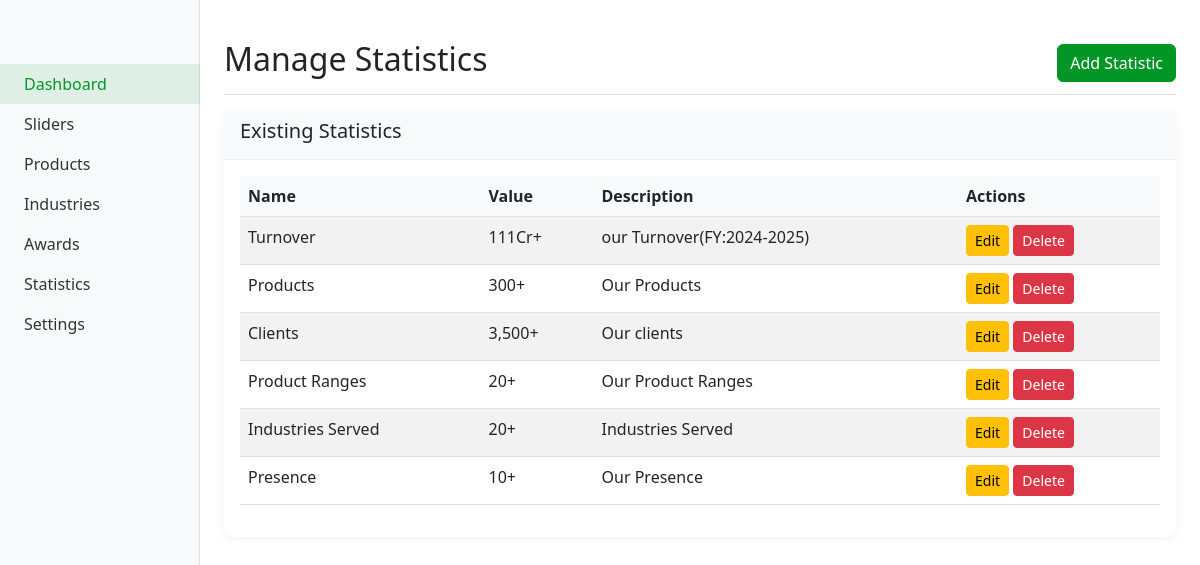
Screenshot of /admin/statistics.php with the database file from the repository.
### tables this page shows
CREATE TABLE `statistics` (
  `id` int NOT NULL,
  `name` varchar(100) NOT NULL,
  `value` varchar(50) NOT NULL,
  `description` varchar(255) DEFAULT NULL,
  `is_active` tinyint(1) DEFAULT '1',
  `created_at` timestamp NULL DEFAULT CURRENT_TIMESTAMP,
  `updated_at` timestamp NULL DEFAULT CURRENT_TIMESTAMP ON UPDATE CURRENT_TIMESTAMP
);

### includes/db.php (called while the page is built, shortened)
<?php
class Database {
    private $conn;
    public function __construct() {
        $this->conn = new mysqli(DB_HOST, DB_USER, DB_PASS, DB_NAME);
    }
    public function query($sql, $params = []) {
        $stmt = $this->conn->prepare($sql);
        $stmt->execute();
        return $stmt;
    }
    public function fetchAll($sql, $params = []) {
        $stmt = $this->query($sql, $params);
        $result = $stmt->get_result();
        return $result->fetch_all(MYSQLI_ASSOC);
    }
}
$db = new Database();
?>

### admin/statistics.php (the view, shortened to what this page needs)
<?php
require_once '../includes/db.php';
$statistics = $db->fetchAll("SELECT * FROM statistics ORDER BY id");
?>
<!DOCTYPE html>
<html lang="en">
<head>
    <link href="https://cdn.jsdelivr.net/npm/bootstrap@5.3.0/dist/css/bootstrap.min.css" rel="stylesheet">
    <link rel="stylesheet" href="../assets/css/admin.css">
</head>
<body>
    <div class="container-fluid">
        <div class="row">
            <?php include '../includes/sidebar.php'; ?>
            <main class="col-md-9 ms-sm-auto col-lg-10 px-md-4 py-4">
                <div class="d-flex justify-content-between flex-wrap flex-md-nowrap align-items-center pt-3 pb-2 mb-3 border-bottom">
                    <h1 class="h2">Manage Statistics</h1>
                    <div class="btn-toolbar mb-2 mb-md-0">
                        <a href="statistics.php?action=add" class="btn btn-success">
                            <i class="bi bi-plus-lg"></i> Add Statistic
                        </a>
                    </div>
                </div>
                <div class="card">
                    <div class="card-header">
                        <h5>Existing Statistics</h5>
                    </div>
                    <div class="card-body">
                        <div class="table-responsive">
                            <table class="table table-striped">
                                <thead>
                                    <tr>
                                        <th>Name</th>
                                        <th>Value</th>
                                        <th>Description</th>
                                        <th>Actions</th>
                                    </tr>
                                </thead>
                                <tbody>
                                    <?php foreach ($statistics as $stat): ?>
                                    <tr>
                                        <td><?php echo htmlspecialchars($stat['name']); ?></td>
                                        <td><?php echo htmlspecialchars($stat['value']); ?></td>
                                        <td><?php echo htmlspecialchars($stat['description']); ?></td>
                                        <td>
                                            <a href="edit-statistic.php?id=<?php echo $stat['id']; ?>" class="btn btn-sm btn-warning">Edit</a>
                                            <a href="delete-statistic.php?id=<?php echo $stat['id']; ?>" class="btn btn-sm btn-danger" onclick="return confirm('Are you sure?')">Delete</a>
                                        </td>
                                    </tr>
                                    <?php endforeach; ?>
                                </tbody>
                            </table>
                        </div>
                    </div>
                </div>
            </main>
        </div>
    </div>
</body>
</html>

### assets/css/admin.css (style rules this page uses)
.card { margin-bottom: 20px; border: none; border-radius: 10px; box-shadow: 0 2px 10px rgba(0, 0, 0, 0.05); }
.card-header { background-color: #f8f9fa; border-bottom: 1px solid #eee; font-weight: 500; }
.table { width: 100%; margin-bottom: 1rem; color: #212529; }
.table th { font-weight: 600; background-color: #f8f9fa; }
.btn-success { background-color: #019626; border-color: #019626; }

### rows the page displays
statistics: name "Turnover", value "111Cr+", description "our Turnover(FY:2024-2025)"
statistics: name "Products", value "300+", description "Our Products"
statistics: name "Clients", value "3,500+", description "Our clients"
statistics: name "Product Ranges", value "20+", description "Our Product Ranges"
statistics: name "Industries Served", value "20+", description "Industries Served"
statistics: name "Presence", value "10+", description "Our Presence"
